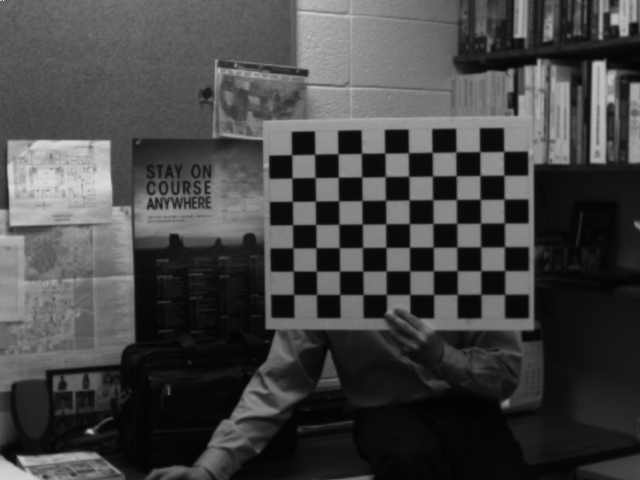
#> input picture VC/Aula7/images/StereoL0.bmp, 640 x 480 px
$ python exp_net.py
#> lines starting #> are read from the running program, lines starting #| are printed output that depends on the picture; after the words box and inside, x2 and y2 are one past the last pixel; in counts of white or black regions, pixels touching at a corner belong together
import numpy as np
import cv2 as cv
from matplotlib import pyplot as plt

with np.load('stereoParams.npz') as data:
#> (reads VC/Aula7/stereoParams.npz from the repository)
    intrinsics1 = data['intrinsics1']
    distortion1 = data['distortion1']
    intrinsics2 = data['intrinsics2']
    distortion2 = data['distortion2']
    R= data['R']
    T= data['T']
    E= data['E']
    F= data['F']
print(intrinsics1)
print(distortion1)
print(intrinsics2)
print(distortion2)

img1 = cv.imread('./images/StereoL0.bmp',0)  #queryimage # left image
#> img1 is the input picture: shape (480, 640); min 2, max 243, mean 68.5
img2 = cv.imread('./images/StereoR0.bmp',0) #trainimage # right image
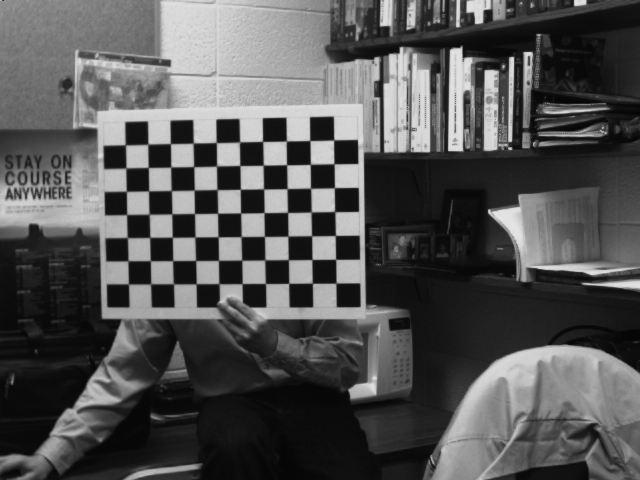
#> input picture VC/Aula7/images/StereoR0.bmp, 640 x 480 px
#> img2 is the input picture: shape (480, 640); min 5, max 230, mean 83.7
scaled_camera_matrix, roi = cv.getOptimalNewCameraMatrix(intrinsics1, distortion1, img1.shape[0:2], 1, img1.shape[0:2])
#> roi = (51, 8, 420, 495)
#img1 = cv.undistort(img1, intrinsics1, distortion1, None, scaled_camera_matrix)
scaled_camera_matrix, roi = cv.getOptimalNewCameraMatrix(intrinsics2, distortion2, img2.shape[0:2], 1, img2.shape[0:2])
#> roi = (99, 4, 313, 426)
#img2= cv.undistort(img2, intrinsics2, distortion2, None, scaled_camera_matrix)

sift = cv.SIFT_create()
# find the keypoints and descriptors with SIFT
kp1, des1 = sift.detectAndCompute(img1,None)
#> kp1 = 901 keypoints; strongest (x, y, size): (90, 431, 4.1), (350, 141, 15.3), (303, 142, 14.9), (492, 139, 15.5)
kp2, des2 = sift.detectAndCompute(img2,None)
#> kp2 = 1270 keypoints; strongest (x, y, size): (322, 128, 15.5), (275, 129, 15.4), (228, 130, 15.2), (182, 131, 15)
# FLANN parameters
FLANN_INDEX_KDTREE = 1
index_params = dict(algorithm = FLANN_INDEX_KDTREE, trees = 5)
search_params = dict(checks=50)
flann = cv.FlannBasedMatcher(index_params,search_params)
matches = flann.knnMatch(des1,des2,k=2)
#> matches = 901 matches
pts1 = []
pts2 = []
# ratio test as per Lowe's paper
for i,(m,n) in enumerate(matches):
    if m.distance < 0.8*n.distance:
        pts2.append(kp2[m.trainIdx].pt)
        pts1.append(kp1[m.queryIdx].pt)
#> after the loop, pts1 = 392 pairs, first value 10 to 634.2, second value 2.75 to 463.2; pts2 = 392 pairs, first value 6.42 to 545.2, second value 5.42 to 453.3

print('NOSSO---------------------------')
print(F)
pts1 = np.int32(pts1)
#> pts1 = 392 pairs, first value 9 to 634, second value 2 to 463
pts2 = np.int32(pts2)
#> pts2 = 392 pairs, first value 6 to 545, second value 5 to 453
Foiii, mask = cv.findFundamentalMat(pts1,pts2,cv.FM_LMEDS)
#> Foiii = [[-4.81e-08, 9.67e-06, 0.000231], [-9.6e-06, 2.07e-06, 0.104], [0.000191, -0.103, 1]]; mask = 392 values, max 1 at index 9, min 0 at index 0, mean 0.837
#u, mask = cv.findFundamentalMat(pts1,pts2,cv.FM_LMEDS)
print('DELE---------------------------')
print(F)
#F, mask = cv.findFundamentalMat(pts1,pts2,cv.FM_LMEDS)
# We select only inlier points
pts1 = pts1[mask.ravel()==1]
#> pts1 = 328 pairs, first value 147 to 634, second value 19 to 459
pts2 = pts2[mask.ravel()==1]
#> pts2 = 328 pairs, first value 6 to 488, second value 7 to 448
print("ver" + str(tuple(pts1)[2]))
#| ver[150 216]

def drawlines(img1,img2,lines,pts1,pts2):
    ''' img1 - image on which we draw the epilines for the points in img2
        lines - corresponding epilines '''
    r,c = img1.shape
    i=0
    img1 = cv.cvtColor(img1,cv.COLOR_GRAY2BGR)
    img2 = cv.cvtColor(img2,cv.COLOR_GRAY2BGR)
    for r,pt1,pt2 in zip(lines,pts1,pts2):
        color = tuple(np.random.randint(0,255,3).tolist())
        x0,y0 = map(int, [0, -r[2]/r[1] ])
        x1,y1 = map(int, [c, -(r[2]+r[0]*c)/r[1] ])
        #pt1 = pt1[0]
        #pt2 = pt2[0]
        img1 = cv.line(img1, (x0,y0), (x1,y1), color,1)
        img1 = cv.circle(img1,tuple(pt1),5,color,-1)
        img2 = cv.circle(img2,tuple(pt2),5,color,-1)
        i=i+1
        if(i == 2):
            break
    return img1,img2

# Find epilines corresponding to points in right image (second image) and
# drawing its lines on left image
lines1 = cv.computeCorrespondEpilines(pts2.reshape(-1,1,2), 2,F)
#> lines1 = 328 rows, first 8: [-0.184, 0.983, -140.1], [-0.182, 0.983, -163.3], [-0.181, 0.984, -179.8], [-0.182, 0.983, -168.2], [-0.182, 0.983, -168.2], [-0.184, 0.983, -138.8], [-0.181, 0.983, -171.9], [-0.183, 0.983, -153.3]
#print(pts2.reshape(-1,1,2))
lines1 = lines1.reshape(-1,3)
img5,img6 = drawlines(img1,img2,lines1,pts1,pts2)
#> the loop in drawlines, `for r,pt1,pt2 in zip(lines,pts1,pts2):` made 2 passes
#> (r, pt1, pt2, color, x0, y0, x1, y1) on passes 1 to 2: ([-0.184, 0.983, -140.1], [147, 176], [6, 166], (172, 47, 117), 0, 142, 640, 262), ([-0.182, 0.983, -163.3], [150, 200], [8, 190], (192, 67, 251), 0, 166, 640, 284)
#> pass 1, in drawlines, `img1 = cv.line(img1, (x0,y0), (x1,y1), color,1)`:
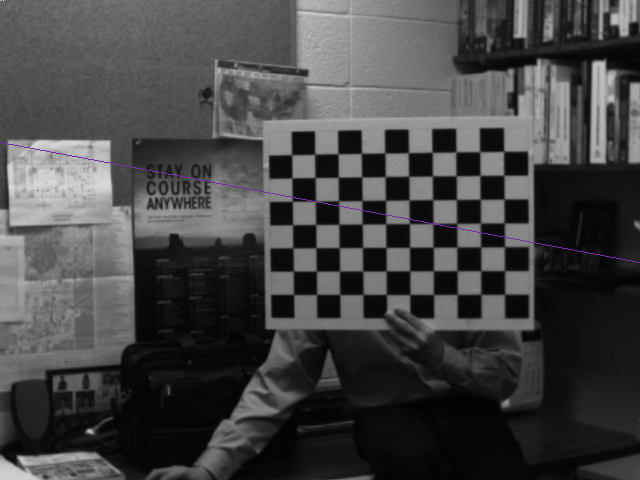
#> img1: shape (480, 640, 3); 0.21% of pixels changed, all inside (x1, y1, x2, y2) = (0, 142, 640, 263)
#> pass 2, in drawlines, `img1 = cv.line(img1, (x0,y0), (x1,y1), color,1)`:
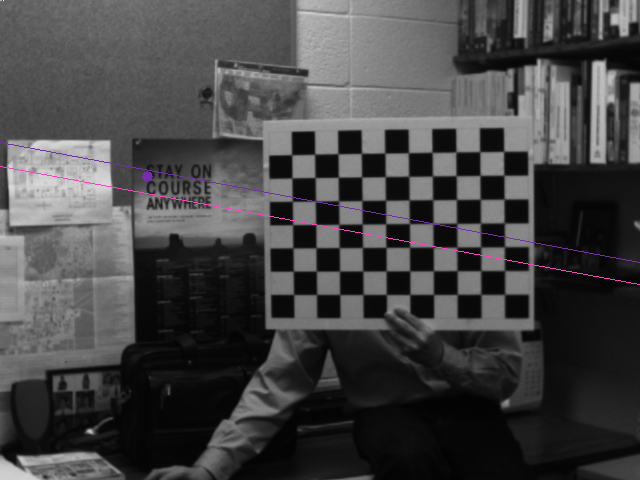
#> img1: shape (480, 640, 3); mean B, G, R 69, 68.4, 69
#> after the loop in drawlines, `for r,pt1,pt2 in zip(lines,pts1,pts2):`: img1: shape (480, 640, 3); 0.03% of pixels changed, all inside (x1, y1, x2, y2) = (145, 195, 156, 206)
#> after the loop in drawlines, `for r,pt1,pt2 in zip(lines,pts1,pts2):`: img2: shape (480, 640, 3); mean B, G, R 83.8, 83.7, 83.8
#> after the loop in drawlines, `for r,pt1,pt2 in zip(lines,pts1,pts2):`: i = 2
# Find epilines corresponding to points in left image (first image) and
# drawing its lines on right image
lines2 = cv.computeCorrespondEpilines(pts1.reshape(-1,1,2), 1,F)
#> lines2 = 328 rows, first 8: [0.188, -0.982, 167.8], [0.186, -0.983, 191.4], [0.184, -0.983, 207.5], [0.185, -0.983, 196.4], [0.185, -0.983, 196.4], [0.188, -0.982, 165.3], [0.185, -0.983, 199.4], [0.187, -0.982, 181.2]
lines2 = lines2.reshape(-1,3)
img3,img4 = drawlines(img2,img1,lines2,pts2,pts1)
#> the loop in drawlines (call 2), `for r,pt1,pt2 in zip(lines,pts1,pts2):` made 2 passes
#> (r, pt1, pt2, color, x0, y0, x1, y1) on passes 1 to 2: ([0.188, -0.982, 167.8], [6, 166], [147, 176], (195, 103, 9), 0, 170, 640, 293), ([0.186, -0.983, 191.4], [8, 190], [150, 200], (211, 21, 242), 0, 194, 640, 315)
#> pass 1, in drawlines (call 2), `img1 = cv.line(img1, (x0,y0), (x1,y1), color,1)`:
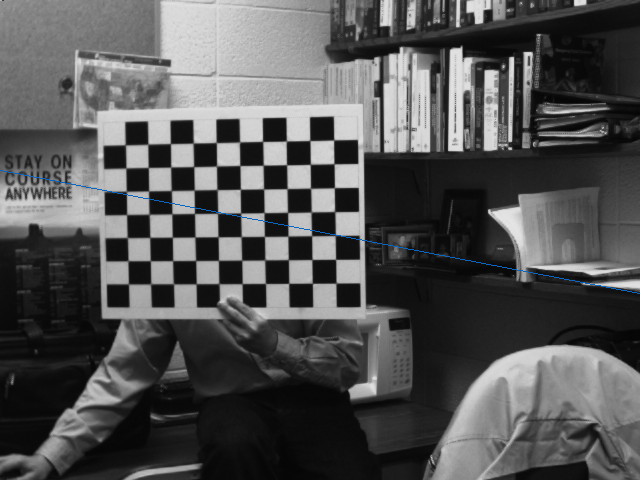
#> img1: shape (480, 640, 3); 0.21% of pixels changed, all inside (x1, y1, x2, y2) = (0, 170, 640, 294)
#> pass 2, in drawlines (call 2), `img1 = cv.line(img1, (x0,y0), (x1,y1), color,1)`:
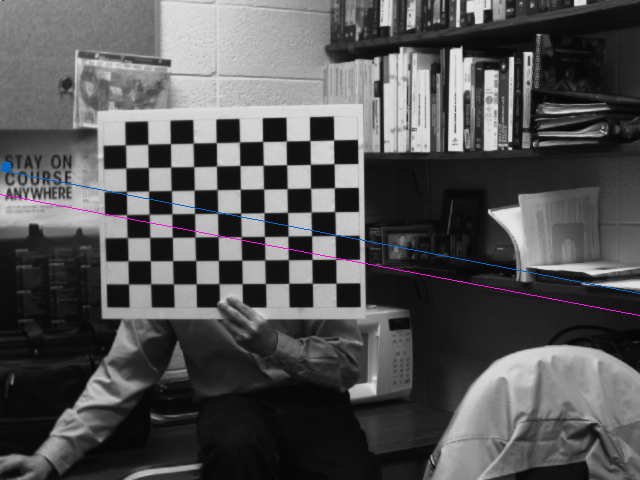
#> img1: shape (480, 640, 3); mean B, G, R 84.3, 83.7, 83.9
#> after the loop in drawlines (call 2), `for r,pt1,pt2 in zip(lines,pts1,pts2):`: img1: shape (480, 640, 3); 0.03% of pixels changed, all inside (x1, y1, x2, y2) = (3, 185, 14, 196)
#> after the loop in drawlines (call 2), `for r,pt1,pt2 in zip(lines,pts1,pts2):`: img2: shape (480, 640, 3); mean B, G, R 68.6, 68.5, 68.6
#> after the loop in drawlines (call 2), `for r,pt1,pt2 in zip(lines,pts1,pts2):`: i = 2
plt.subplot(121),plt.imshow(img5)
plt.subplot(122),plt.imshow(img3)
plt.show()
#> figure, not shown here; B, G, R data is drawn as R, G, B
